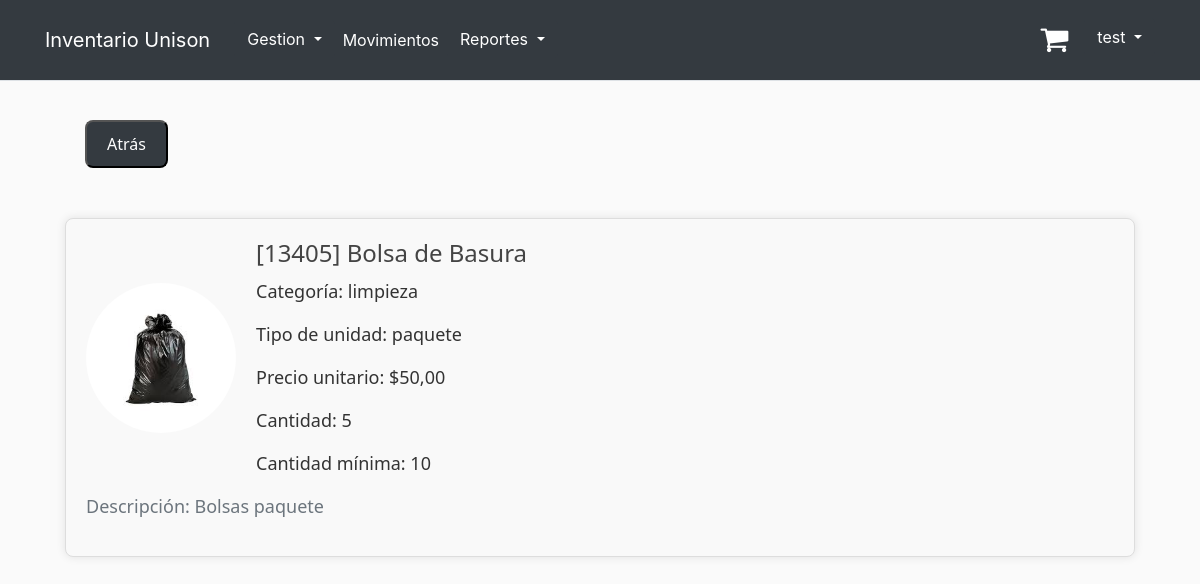
Page /display_item/5/ (signed in) on the earlier database version.
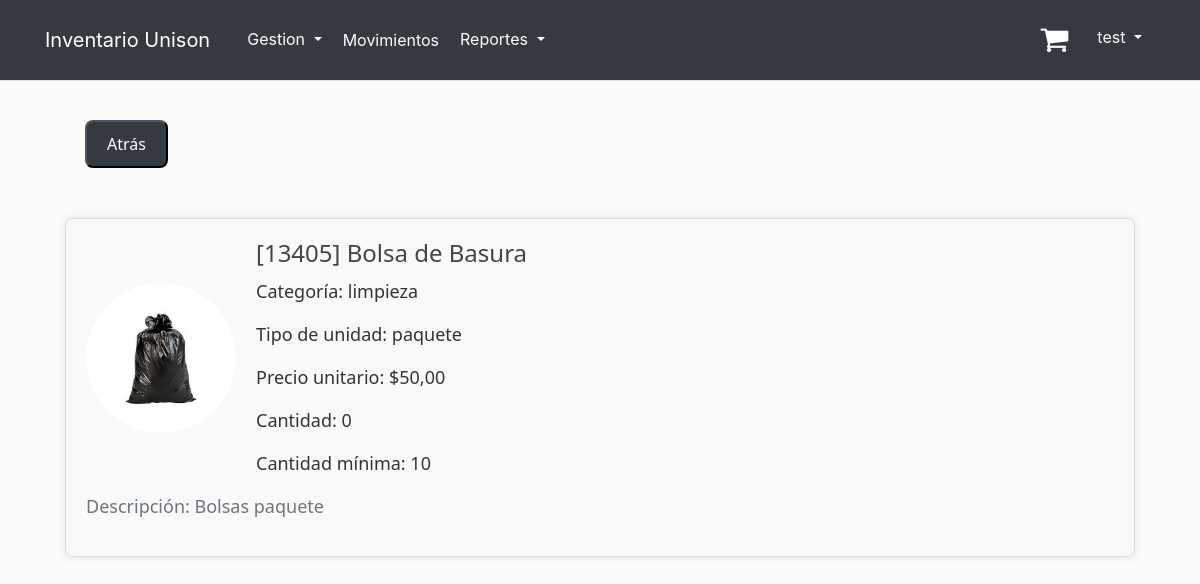
Same page on the later database version.
### inventory/models.py (models this page shows, shortened)
class Item(models.Model):
    CATEGORY_CHOICES = [
        ('papeleria', 'Papelería'),
        ('limpieza', 'Limpieza'),
        ('plomeria', 'Plomería'),
        ('electricidad', 'Electricidad'),
    ]
    UNIT_CHOICES = [
        ('paquete', 'Paquete'),
        ('block', 'Block'),
        ('individual', 'Individual'),
        ('caja', 'Caja'),
    ]
    name = models.CharField(max_length=255)
    image = models.ImageField(default='default_item.jpg', upload_to='item_pics')
    sku = models.DecimalField(max_digits=10, decimal_places=0, unique=True)
    category = models.CharField(max_length=20, choices=CATEGORY_CHOICES)
    description = models.TextField()
    unit_type = models.CharField(max_length=20, choices=UNIT_CHOICES)
    unit_price = models.DecimalField(max_digits=10, decimal_places=2)
    stock = models.IntegerField(default=0)
    low_stock_threshold = models.IntegerField(default=10)
    unison = models.BooleanField(default=True)

### inventory/views.py (the view)
# urls.py: path('display_item/<int:item_id>/', views.display_item, name="display_item"),
@login_required
def display_item(request, item_id):
    form = Item.objects.get(id=item_id)
    return render(request, 'inventory/display_item.html', {'form': form})

### inventory/templates/inventory/display_item.html (shortened to what this page needs)
{% extends "base.html" %}
{% load crispy_forms_filters %}
{% load crispy_forms_tags %}
{% block content %}
    <div class="row">
        <div class="col-md-12">
            <button class="back-button" onclick="history.back()">Atrás</button>
        </div>
    </div>
    <div class="content-section">
        <div class="media">
            <img class="account-img" src="{{ form.image.url }}">
            <div class="media-body">
                <h2 class="account-heading">
                    [{{ form.sku }}] {{ form.name }}
                </h2>
                <p>Categoría: {{ form.category }}</p>
                <p>Tipo de unidad: {{ form.unit_type }}</p>
                <p>Precio unitario: ${{ form.unit_price }}</p>
                <p>Cantidad: {{ form.stock }}</p>
                <p>Cantidad mínima: {{ form.low_stock_threshold }}</p>
            </div>
        </div>
        <p class="text-secondary">Descripción: {{ form.description }}</p>
    </div>
{% endblock content %}

Differences in the rows shown:
changed Item "Bolsa de Basura": stock "5" → "0"
